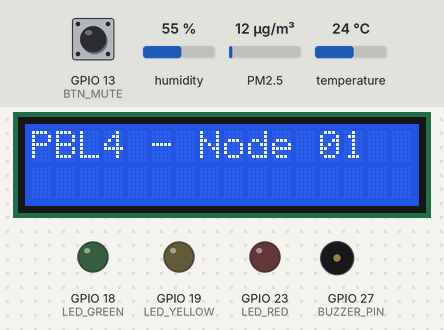
Simulated run of this sketch. Board: ESP32. Shown: 16×2 character LCD, output pins drawn as LEDs (lit = HIGH), buzzer (waves = sounding, pin HIGH). The inputs (shaded band) are chosen by the test bench; at power-on: GPIO 13 (BTN_MUTE) HIGH, humidity 55 %, PM2.5 12 µg/m³, temperature 24 °C. WiFi joins after 1.5 s; servers stay silent unless stated; the local clock reads 2024-03-15 10:24:30 at power-on unless the sketch sets it; random numbers use the default seed unless the sketch sets one; no MQTT or app messages arrive unless stated; what the sketch prints to the serial monitor is not drawn.

Above: at 4.2 s.
4.3 s: GPIO 13 (BTN_MUTE) pulled LOW for 0.15 s
At 4.6 s:
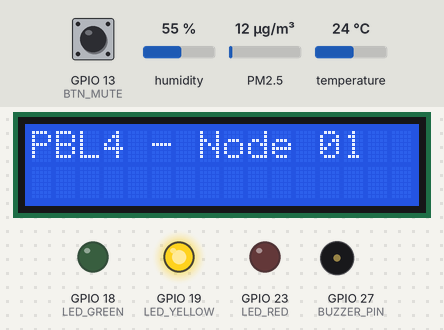
5.9 s: GPIO 13 (BTN_MUTE) pulled LOW for 1 s
At 34.2 s:
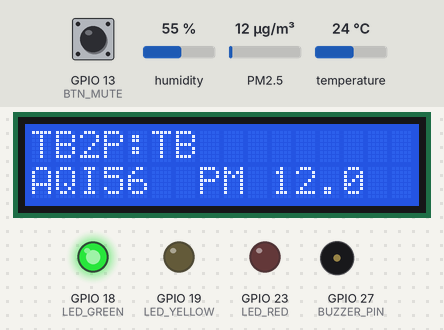
Timing chart, 0 to 35.0 s (numbered marks = the images above; inputs shaded):
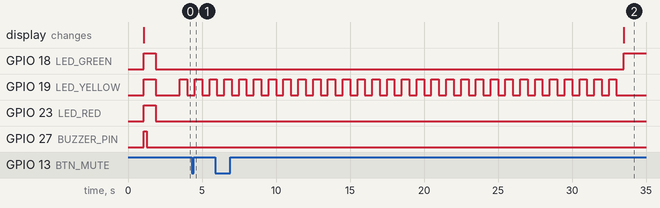

Measured:
- by itself, GPIO 19 (LED_YELLOW): alternates HIGH for 0.50 s and LOW for 0.50 s, 55 changes in all, then stays LOW

The sketch:

esp32_sensor_node.ino
```cpp
/*
  PBL4 - Node cảm biến chất lượng không khí (ESP32)
  Đọc: PM2.5/PM10 (PMS5003 thật), CO2 (mô phỏng), DHT11 (thật)
  Hiển thị lên LCD I2C 1602: AQI và tên mức tính giống hệt Backend/Dashboard (US EPA 2024)
  Gửi dữ liệu qua MQTT theo định dạng trong iot/mqtt_data_contract.md

  Thư viện cần cài:
    - PubSubClient, ArduinoJson, DHT sensor library, Adafruit Unified Sensor
    - PMS (Mariusz Kacki), MHZ19
    - LiquidCrystal I2C

  Chân cắm:
    - PMS5003 : TX của PMS -> GPIO16 (RX ESP32), RX của PMS -> GPIO17 (TX ESP32), cấp 5V
    - MH-Z19B : RX=25, TX=26 (UART2) - chưa có cảm biến, CO2 đang mô phỏng
    - DHT11   : DATA=GPIO4
    - LCD I2C : SDA=GPIO21, SCL=GPIO22
    - Cảnh báo: LED xanh=GPIO18, LED vàng=GPIO19, LED đỏ=GPIO23 (mỗi LED qua điện trở 220 ohm)
                Còi active 5V=GPIO27 qua transistor NPN S8050/2N2222 (điện trở 1k vào chân B)
                Nút tắt tiếng=GPIO13 (một chân vào GPIO13, chân kia vào GND)
*/

#include <WiFi.h>
#include <PubSubClient.h>
#include <ArduinoJson.h>
#include <DHT.h>
#include <PMS.h>
#include <MHZ19.h>
#include <time.h>
#include <Wire.h>
#include <LiquidCrystal_I2C.h>

// ====== CẤU HÌNH THIẾT BỊ ======
const char* DEVICE_ID        = "node-01";
const char* WIFI_SSID        = "Imou-B97E14";          // <-- điền tên Wi-Fi (KHÔNG commit giá trị thật lên GitHub)
const char* WIFI_PASSWORD    = "Kd6dG464";     // <-- điền mật khẩu Wi-Fi (KHÔNG commit giá trị thật lên GitHub)
const char* MQTT_BROKER      = "192.168.10.4";      // <-- IP máy chạy Docker/Mosquitto (máy Quyến), xem bằng ipconfig
const int   MQTT_PORT        = 1883;
const unsigned long READ_INTERVAL_MS = 10000;   // đọc cảm biến mỗi 10s (mỗi lần gửi luôn có số mới)
const unsigned long SEND_INTERVAL_MS = 30000;   // gửi lên server mỗi 30s (chế độ demo; chạy lâu dài nên để 300000 = 5 phút)
const unsigned long PMS_TIMEOUT_MS   = 10000;   // quá 10s không nhận frame PMS -> coi như lỗi
const unsigned long WIFI_RETRY_MS    = 30000;   // mất Wi-Fi: thử lại mỗi 30s (không chặn đèn/còi)
const unsigned long MQTT_RETRY_MS    = 30000;   // mất broker: thử lại mỗi 30s (mỗi lần thử có thể chặn ~3s)

// ====== CHÂN CẮM ======
#define DHTPIN   4
#define DHTTYPE  DHT11
DHT dht(DHTPIN, DHTTYPE);

HardwareSerial PMSSerial(1);
HardwareSerial CO2Serial(2);

PMS pms(PMSSerial);
PMS::DATA pmsData;

MHZ19 mhz;

// ====== LCD I2C ======
LiquidCrystal_I2C lcd(0x27, 16, 2);  // Đổi 0x27 thành 0x3F nếu màn không hiện chữ

WiFiClient espClient;
PubSubClient mqttClient(espClient);

char mqttTopic[64];

// ====== BUFFER OFFLINE ======
#define BUFFER_SIZE 50
String dataBuffer[BUFFER_SIZE];
int bufferHead = 0;
int bufferCount = 0;

unsigned long lastReadTime = 0;
unsigned long lastSendTime = 0;

// ====== GIÁ TRỊ ĐỌC GẦN NHẤT ======
float latestPM25 = NAN, latestPM10 = NAN;
int   latestCO2  = -1;
float latestTemp = NAN, latestHumidity = NAN;

// Bản ghi vừa gửi lên server - Dashboard hiển thị đúng bản ghi này, nên LCD cũng hiện theo nó
bool  hasSent  = false;
float sentPM25 = NAN, sentPM10 = NAN, sentTemp = NAN, sentHumidity = NAN;

// ====== PMS5003 ======
unsigned long lastPMSFrame = 0;   // thời điểm nhận frame hợp lệ gần nhất

// ====== HÀM LẤY TIMESTAMP ======
// Gửi kèm múi giờ +07:00 để Backend hiểu đúng giờ Việt Nam
// (không có múi giờ thì Backend coi là UTC -> dữ liệu bị lệch 7 tiếng).
// Chưa đồng bộ được NTP thì trả chuỗi rỗng -> không gửi timestamp, Backend tự dùng giờ nhận.
String getISOTimestamp() {
  time_t now;
  struct tm timeinfo;
  time(&now);
  localtime_r(&now, &timeinfo);
  if (timeinfo.tm_year + 1900 < 2024) return "";   // vẫn là giờ mặc định 1970 -> chưa có giờ thật
  char buf[32];
  strftime(buf, sizeof(buf), "%Y-%m-%dT%H:%M:%S+07:00", &timeinfo);
  return String(buf);
}

// ====== WIFI + NTP ======
void setupWiFi() {
  WiFi.begin(WIFI_SSID, WIFI_PASSWORD);
  // Bật NTP ngay cả khi chưa có Wi-Fi: có mạng lúc nào thì tự đồng bộ giờ lúc đó
  configTime(7 * 3600, 0, "pool.ntp.org", "time.nist.gov");
  Serial.print("Đang kết nối WiFi");
  int retry = 0;
  while (WiFi.status() != WL_CONNECTED && retry < 40) {
    delay(500);
    Serial.print(".");
    retry++;
  }
  if (WiFi.status() == WL_CONNECTED) {
    Serial.println("\nWiFi đã kết nối, IP: " + WiFi.localIP().toString());
    Serial.print("Đang đồng bộ NTP");
    struct tm timeinfo;
    int ntpRetry = 0;
    while (!getLocalTime(&timeinfo) && ntpRetry < 20) {
      delay(500);
      Serial.print(".");
      ntpRetry++;
    }
    String ts = getISOTimestamp();
    Serial.println("\nGiờ hiện tại: " + (ts.length() > 0 ? ts : String("chưa đồng bộ được NTP")));
  } else {
    Serial.println("\nWiFi kết nối thất bại!");
  }
}

// ====== BUFFER OFFLINE ======
void bufferPush(const String &payload) {
  dataBuffer[(bufferHead + bufferCount) % BUFFER_SIZE] = payload;
  if (bufferCount < BUFFER_SIZE) {
    bufferCount++;
  } else {
    bufferHead = (bufferHead + 1) % BUFFER_SIZE;  // đầy -> bỏ bản ghi cũ nhất
  }
  Serial.printf("Buffer đang giữ %d bản ghi\n", bufferCount);
}

void flushBuffer() {
  while (bufferCount > 0 && mqttClient.connected()) {
    String payload = dataBuffer[bufferHead];
    if (mqttClient.publish(mqttTopic, payload.c_str())) {
      bufferHead = (bufferHead + 1) % BUFFER_SIZE;
      bufferCount--;
      Serial.println(">>> Gửi bù 1 bản ghi từ buffer <<<");
    } else {
      break;
    }
  }
}

// ====== MQTT RECONNECT ======
// Mỗi lần gọi chỉ thử 1 lần, không delay, để đèn/còi vẫn chạy khi mất broker
void reconnectMQTT() {
  Serial.println("Đang kết nối MQTT broker...");
  String clientId = String("esp32-") + DEVICE_ID;
  if (mqttClient.connect(clientId.c_str())) {
    Serial.println("Đã kết nối MQTT.");
    flushBuffer(); // Gửi bù dữ liệu tồn đọng ngay khi kết nối lại
  } else {
    Serial.print("Kết nối MQTT thất bại, rc=");
    Serial.println(mqttClient.state());
  }
}

// ====== MÔ PHỎNG CO2 (chưa có MH-Z19B) ======
int simulateCO2() {
  static unsigned long startTime = 0;
  if (startTime == 0) startTime = millis();
  float t = (millis() - startTime) / 1000.0 / 60.0;
  float base = 600 + 400 * sin(t * 2 * PI / 60);
  int noise = random(-50, 50);
  int co2 = (int)(base + noise);
  if (co2 < 380) co2 = 380;
  if (co2 > 2000) co2 = 2000;
  return co2;
}

// ====== ĐỌC PMS5003 (gọi liên tục trong loop) ======
void pollPMS() {
  if (pms.read(pmsData)) {
    latestPM25 = pmsData.PM_AE_UG_2_5;
    latestPM10 = pmsData.PM_AE_UG_10_0;
    lastPMSFrame = millis();
  }
}

// ====== ĐỌC CÁC CẢM BIẾN CÒN LẠI ======
void readAllSensors() {
  latestCO2 = simulateCO2();

  float t = dht.readTemperature();
  float h = dht.readHumidity();
  if (!isnan(t)) latestTemp = t;
  if (!isnan(h)) latestHumidity = h;

  bool pmsOk = (lastPMSFrame != 0) && (millis() - lastPMSFrame < PMS_TIMEOUT_MS);
  if (!pmsOk) {
    Serial.println("!!! Không nhận được dữ liệu từ PMS5003 - kiểm tra dây !!!");
    // Không gửi lại số cũ như số mới -> gửi null cho tới khi PMS đọc lại được
    latestPM25 = NAN;
    latestPM10 = NAN;
  }

  Serial.printf("PM2.5=%.1f PM10=%.1f CO2=%d T=%.1f H=%.1f (PMS:%s)\n",
                latestPM25, latestPM10, latestCO2, latestTemp, latestHumidity,
                pmsOk ? "THAT" : "LOI");
}

// ====== AQI THEO US EPA 2024 (giống hệt backend/app/aqi.py) ======
const double AQI_BP[6][4] = {   // PM2.5 thấp, PM2.5 cao, AQI thấp, AQI cao
  {0.0,   9.0,   0,   50},
  {9.1,   35.4,  51,  100},
  {35.5,  55.4,  101, 150},
  {55.5,  125.4, 151, 200},
  {125.5, 225.4, 201, 300},
  {225.5, 325.4, 301, 500},
};

// Làm tròn giống hàm round() của Python (đúng 0.5 thì làm tròn về số chẵn)
long roundHalfEven(double x) {
  double f = floor(x);
  double d = x - f;
  if (d > 0.5) return (long)f + 1;
  if (d < 0.5) return (long)f;
  return ((long)f % 2 == 0) ? (long)f : (long)f + 1;
}

// Trả -1 nếu không có số đo hợp lệ
int pm25ToAQI(float pm25) {
  if (isnan(pm25) || pm25 < 0) return -1;
  double v = round((double)pm25 * 10000.0) / 10000.0;        // số JSON gửi lên server (bỏ sai số float)
  v = floor(round(v * 10.0 * 1e6) / 1e6) / 10.0;            // EPA cắt về 1 chữ số thập phân, như Backend
  for (int i = 0; i < 6; i++) {
    if (v <= AQI_BP[i][1]) {
      if (v < AQI_BP[i][0]) v = AQI_BP[i][0];      // khoảng hở giữa hai mức (vd 9.05)
      double a = (AQI_BP[i][3] - AQI_BP[i][2]) / (AQI_BP[i][1] - AQI_BP[i][0]) * (v - AQI_BP[i][0]) + AQI_BP[i][2];
      return (int)roundHalfEven(a);
    }
  }
  return 500;
}

// Tên mức theo AQI, cùng ranh giới với Dashboard (không dấu vì LCD 1602 không hiện được tiếng Việt)
//   Tốt / Trung bình / Kém / Xấu / Rất xấu / Nguy hại
const char* aqiLabel(int aqi) {
  if (aqi < 0)    return "LOI";
  if (aqi <= 50)  return "TOT";
  if (aqi <= 100) return "TB";
  if (aqi <= 150) return "KEM";
  if (aqi <= 200) return "XAU";
  if (aqi <= 300) return "RAT XAU";
  return "NGUY HAI";
}

// ====== CẢNH BÁO ĐÈN + CÒI ======
// Ngưỡng theo PM2.5 (US EPA 2024, cùng bảng với Backend):
//   <= 35.4   : xanh     (Tốt / Trung bình)       - còi im
//   35.5-55.4 : vàng     (Kém, nhóm nhạy cảm)     - kêu 5 tiếng khi vừa chuyển sang
//   55.5-125.4: đỏ       (Xấu)                    - kêu 7 tiếng khi vừa chuyển sang
//   > 125.4   : đỏ nháy  (Rất xấu / Nguy hại)     - kêu 10 tiếng, lặp lại mỗi 60s
// Cứ 2 phút báo cáo 1 lần (Serial + LCD + còi nếu mức từ vàng trở lên).
// Dùng trung bình trượt 2 phút để đèn không chớp theo nhiễu, có trễ 2 ug/m3 khi hạ mức.
#define LED_GREEN   18
#define LED_YELLOW  19
#define LED_RED     23
#define BUZZER_PIN  27
#define BTN_MUTE    13

const int   AVG_SAMPLES   = 12;                       // 12 lần đọc x 10s = 2 phút
const float HYSTERESIS    = 2.0;                      // phải giảm thêm 2 ug/m3 dưới ngưỡng mới hạ mức
const float LEVEL_UPPER[] = {35.4, 55.4, 125.4};      // ranh giới giữa các mức 0|1|2|3
const unsigned long MUTE_MS          = 30UL * 60 * 1000;   // bấm nút: im 30 phút
const unsigned long SEVERE_REPEAT_MS = 60000;
const unsigned long REPORT_MS        = 120000UL;           // báo cáo định kỳ mỗi 2 phút
const int   QUIET_FROM_HOUR = 22, QUIET_TO_HOUR = 6;       // ban đêm chỉ bật đèn, không kêu

float pmHistory[AVG_SAMPLES];
int   pmCount = 0, pmIndex = 0;
int   alertLevel = -1;                                // -1: chưa có số đo / cảm biến lỗi
unsigned long muteUntil = 0, lastSevereBeep = 0;
int   beepsLeft = 0;
bool  buzzerOn = false;
unsigned long buzzerToggleAt = 0;
bool  btnPrev = HIGH;
unsigned long btnChangedAt = 0;
unsigned long lcdHoldUntil = 0;                       // giữ màn hình báo cáo 2 phút đến thời điểm này

const char* LEVEL_NAME[] = {"XANH", "VANG", "DO", "DO NHAY"};  // tên mức của ĐÈN (TB 2 phút), in ra Serial

void alarmSetup() {
  pinMode(LED_GREEN, OUTPUT);
  pinMode(LED_YELLOW, OUTPUT);
  pinMode(LED_RED, OUTPUT);
  pinMode(BUZZER_PIN, OUTPUT);
  pinMode(BTN_MUTE, INPUT_PULLUP);
  // Tự kiểm tra khi khởi động: sáng cả 3 đèn + kêu 1 tiếng
  digitalWrite(LED_GREEN, HIGH); digitalWrite(LED_YELLOW, HIGH); digitalWrite(LED_RED, HIGH);
  digitalWrite(BUZZER_PIN, HIGH); delay(200); digitalWrite(BUZZER_PIN, LOW); delay(600);
  digitalWrite(LED_GREEN, LOW); digitalWrite(LED_YELLOW, LOW); digitalWrite(LED_RED, LOW);
}

bool isQuietHours() {
  struct tm t;
  if (!getLocalTime(&t, 0)) return false;             // chưa có giờ thật thì không áp dụng
  return t.tm_hour >= QUIET_FROM_HOUR || t.tm_hour < QUIET_TO_HOUR;
}

// Số tiếng còi khi CHUYỂN LÊN từng mức: vàng=5, đỏ=7, đỏ nháy=10
int beepsForLevel(int level) {
  switch (level) {
    case 1: return 5;
    case 2: return 7;
    case 3: return 10;
    default: return 0;
  }
}

void beep(int times) {
  if (millis() < muteUntil || isQuietHours()) return;
  beepsLeft = times;
  buzzerOn = false;
  buzzerToggleAt = millis();
}

float averagePM25() {
  if (pmCount == 0) return NAN;
  float sum = 0;
  for (int i = 0; i < pmCount; i++) sum += pmHistory[i];
  return sum / pmCount;
}

int levelFor(float pm, int current) {
  int lv = 0;
  while (lv < 3 && pm > LEVEL_UPPER[lv]) lv++;
  // Trễ khi hạ mức: chỉ hạ khi đã thấp hơn ranh giới của mức hiện tại 2 ug/m3
  if (current > 0 && lv < current && pm > LEVEL_UPPER[current - 1] - HYSTERESIS) return current;
  return lv;
}

// Báo cáo định kỳ mỗi 2 phút: in Serial + hiện LCD (còi do hàm gọi quyết định)
void reportLevel(int level) {
  float avg = averagePM25();
  int avgAqi = pm25ToAQI(avg);
  Serial.printf("Mức cảnh báo: đèn %s (PM2.5 TB 2 phút = %.1f, AQI %d %s)\n",
                LEVEL_NAME[level], avg, avgAqi, aqiLabel(avgAqi));

  // LCD: hiện báo cáo ngay, lần cập nhật 10s kế tiếp sẽ trả về màn hình thường
  char l0[17], l1[17];
  snprintf(l0, sizeof(l0), "TB2P:%-11s", aqiLabel(avgAqi));
  snprintf(l1, sizeof(l1), "AQI%-3d PM %-6.1f", avgAqi, avg);
  lcd.setCursor(0, 0); lcd.print(l0);
  lcd.setCursor(0, 1); lcd.print(l1);
  lcdHoldUntil = millis() + 9000;   // giữ ~9s, lần đọc 10s kế tiếp mới về màn thường
}

// Gọi sau mỗi lần đọc cảm biến (10s)
void updateAlertLevel() {
  if (isnan(latestPM25)) {                 // cảm biến lỗi: xoá lịch sử, chuyển sang trạng thái lỗi
    pmCount = 0; pmIndex = 0; alertLevel = -1;
    return;
  }
  pmHistory[pmIndex] = latestPM25;
  pmIndex = (pmIndex + 1) % AVG_SAMPLES;
  if (pmCount < AVG_SAMPLES) pmCount++;

  int newLevel = levelFor(averagePM25(), alertLevel < 0 ? 0 : alertLevel);
  if (alertLevel >= 0 && newLevel > alertLevel) {     // chỉ kêu khi chất lượng xấu đi
    beep(beepsForLevel(newLevel));
    if (newLevel == 3) lastSevereBeep = millis();
  }
  if (alertLevel < 0 && newLevel >= 2) {             // vừa có số đo đã ở mức đỏ trở lên
    beep(7);
    lastSevereBeep = millis();
  }

  static unsigned long lastReport = 0;
  bool changed = (newLevel != alertLevel);
  if (changed || millis() - lastReport >= REPORT_MS) {   // đổi mức thì báo ngay, còn lại 2 phút báo 1 lần
    lastReport = millis();
    reportLevel(newLevel);
    if (!changed && newLevel >= 1) {                     // đến hạn 2 phút mà mức không đổi: còi kêu theo mức
      beep(beepsForLevel(newLevel));
      if (newLevel == 3) lastSevereBeep = millis();      // tránh kêu đúp với lần nhắc 60s
    }
  }
  alertLevel = newLevel;
}

// Gọi liên tục trong loop: điều khiển đèn, còi, nút tắt tiếng (không dùng delay)
void alarmLoop() {
  unsigned long now = millis();

  // Nút tắt tiếng (chống dội 50ms): bấm -> im 30 phút; đang im mà bấm -> bật lại
  bool btn = digitalRead(BTN_MUTE);
  if (btn != btnPrev && now - btnChangedAt > 50) {
    btnChangedAt = now;
    btnPrev = btn;
    if (btn == LOW) {
      if (now < muteUntil) { muteUntil = 0; Serial.println("Bật lại còi"); }
      else { muteUntil = now + MUTE_MS; beepsLeft = 0; Serial.println("Tắt tiếng 30 phút"); }
    }
  }

  // Đèn: vàng nháy = chưa có số đo / cảm biến lỗi; đỏ nháy = rất xấu
  bool blink = (now / 500) % 2;
  digitalWrite(LED_GREEN,  alertLevel == 0);
  digitalWrite(LED_YELLOW, alertLevel == 1 || (alertLevel < 0 && blink));
  digitalWrite(LED_RED,    alertLevel == 2 || (alertLevel == 3 && blink));

  // Mức rất xấu: nhắc lại mỗi 60s (10 tiếng)
  if (alertLevel == 3 && now - lastSevereBeep >= SEVERE_REPEAT_MS) {
    lastSevereBeep = now;
    beep(10);
  }

  // Còi: mỗi tiếng kêu 150ms, nghỉ 150ms
  if (beepsLeft > 0 && (long)(now - buzzerToggleAt) >= 0) {
    buzzerOn = !buzzerOn;
    digitalWrite(BUZZER_PIN, buzzerOn ? HIGH : LOW);
    if (!buzzerOn) beepsLeft--;
    buzzerToggleAt = now + 150;
  }
  if (beepsLeft == 0 && buzzerOn) {
    buzzerOn = false;
    digitalWrite(BUZZER_PIN, LOW);
  }
}

// ====== HIỂN THỊ LÊN LCD ======
// Màn thường hiện ĐÚNG bản ghi vừa gửi lên server, với AQI và tên mức tính giống hệt Backend,
// nên LCD và Dashboard luôn cùng số AQI, cùng mức. Chưa gửi lần nào thì hiện số vừa đọc.
//   Dòng 1: AQI:117 KEM       (thêm "IM" khi đang tắt tiếng)
//   Dòng 2: PM:42 T:31 H:70%
void updateLCD() {
  if (millis() < lcdHoldUntil) return;   // đang hiện báo cáo 2 phút

  float pm  = hasSent ? sentPM25     : latestPM25;
  float tmp = hasSent ? sentTemp     : latestTemp;
  float hum = hasSent ? sentHumidity : latestHumidity;
  int aqi = pm25ToAQI(pm);

  char l0[17], l1[17], a[5], p[5], tt[4], hh[4];
  if (aqi < 0) strcpy(a, "--"); else snprintf(a, sizeof(a), "%d", aqi);
  if (isnan(pm))  strcpy(p, "--");  else snprintf(p, sizeof(p), "%.0f", pm);
  if (isnan(tmp)) strcpy(tt, "--"); else snprintf(tt, sizeof(tt), "%.0f", tmp);
  if (isnan(hum)) strcpy(hh, "--"); else snprintf(hh, sizeof(hh), "%.0f", hum);

  snprintf(l0, sizeof(l0), "AQI:%s %s%s", a, aqiLabel(aqi), millis() < muteUntil ? " IM" : "");
  snprintf(l1, sizeof(l1), "PM:%s T:%s H:%s%%", p, tt, hh);

  lcd.setCursor(0, 0); lcd.print(l0); for (int i = strlen(l0); i < 16; i++) lcd.print(' ');
  lcd.setCursor(0, 1); lcd.print(l1); for (int i = strlen(l1); i < 16; i++) lcd.print(' ');
}

// ====== BUILD JSON PAYLOAD ======
String buildPayload() {
  StaticJsonDocument<256> doc;
  doc["device_id"] = DEVICE_ID;

  String ts = getISOTimestamp();
  if (ts.length() > 0) doc["timestamp"] = ts;   // không có giờ thật thì bỏ trống, Backend tự gán

  if (isnan(latestPM25)) doc["pm25"] = nullptr; else doc["pm25"] = latestPM25;
  if (isnan(latestPM10)) doc["pm10"] = nullptr; else doc["pm10"] = latestPM10;
  if (latestCO2 > 0)     doc["co2"]  = latestCO2; else doc["co2"]  = nullptr;
  if (isnan(latestTemp)) doc["temperature"] = nullptr; else doc["temperature"] = latestTemp;
  if (isnan(latestHumidity)) doc["humidity"] = nullptr; else doc["humidity"] = latestHumidity;

  String payload;
  serializeJson(doc, payload);
  return payload;
}

// ====== SETUP ======
void setup() {
  Serial.begin(115200);
  delay(1000);

  Serial.println("\n=== ESP32 Sensor Node - PBL4 ===");

  // Khởi tạo LCD
  Wire.begin(21, 22);
  lcd.init();
  lcd.backlight();
  lcd.setCursor(0, 0);
  lcd.print("PBL4 - Node 01");

  alarmSetup();

  // Khởi tạo cảm biến
  dht.begin();
  PMSSerial.begin(9600, SERIAL_8N1, 16, 17);
  pms.wakeUp();
  pms.activeMode();
  CO2Serial.begin(9600, SERIAL_8N1, 25, 26);
  mhz.begin(CO2Serial);
  mhz.autoCalibration(false);

  snprintf(mqttTopic, sizeof(mqttTopic), "sensors/%s/data", DEVICE_ID);
  Serial.print("MQTT topic: ");
  Serial.println(mqttTopic);
  Serial.print("MQTT broker: ");
  Serial.println(MQTT_BROKER);

  setupWiFi();
  mqttClient.setServer(MQTT_BROKER, MQTT_PORT);

  Serial.println("Chờ 30s warm-up cảm biến...");
  unsigned long warmupStart = millis();
  while (millis() - warmupStart < 30000) {
    pollPMS();   // vẫn đọc PMS trong lúc chờ để bộ đệm UART không bị tràn
    alarmLoop(); // đèn vàng nháy trong lúc chờ (chưa có số đo)
    delay(10);
  }
}

// ====== LOOP ======
void loop() {
  pollPMS();   // luôn đọc PMS5003 đầu tiên, liên tục

  alarmLoop(); // đèn, còi, nút tắt tiếng - chạy cả khi mất mạng

  unsigned long now = millis();

  // Duy trì WiFi & MQTT (giới hạn tần suất thử lại để không chặn cảnh báo)
  static unsigned long lastWifiTry = 0, lastMqttTry = 0;
  if (WiFi.status() != WL_CONNECTED) {
    if (now - lastWifiTry >= WIFI_RETRY_MS) {
      lastWifiTry = now;
      Serial.println("Mất WiFi, đang thử kết nối lại...");
      WiFi.disconnect();
      WiFi.begin(WIFI_SSID, WIFI_PASSWORD);
    }
  } else if (!mqttClient.connected()) {
    if (now - lastMqttTry >= MQTT_RETRY_MS) { lastMqttTry = now; reconnectMQTT(); }
  }
  mqttClient.loop();

  // Đọc cảm biến & cập nhật LCD
  if (now - lastReadTime >= READ_INTERVAL_MS) {
    lastReadTime = now;
    readAllSensors();
    updateAlertLevel();
    updateLCD();   // nếu vừa có báo cáo 2 phút thì updateLCD() tự giữ màn báo cáo
  }

  // Gửi dữ liệu MQTT định kỳ
  if (now - lastSendTime >= SEND_INTERVAL_MS) {
    lastSendTime = now;
    String payload = buildPayload();
    hasSent = true;
    sentPM25 = latestPM25; sentPM10 = latestPM10; sentTemp = latestTemp; sentHumidity = latestHumidity;
    updateLCD();   // LCD đổi cùng lúc với Dashboard

    Serial.println("=== JSON PAYLOAD ===");
    Serial.println(payload);
    Serial.println("====================");

    if (mqttClient.connected()) {
      flushBuffer(); // Gửi bù dữ liệu cũ (nếu có)
      if (mqttClient.publish(mqttTopic, payload.c_str())) {
        Serial.println(">>> Đã publish MQTT thành công <<<");
      } else {
        Serial.println(">>> Publish thất bại - lưu vào buffer <<<");
        bufferPush(payload);
      }
    } else {
      Serial.println(">>> Mất kết nối MQTT - lưu vào buffer <<<");
      bufferPush(payload);
    }
  }
}
```
